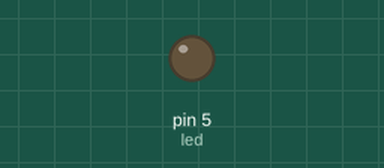
The sketch below on a simulated Arduino Uno, built with avr-gcc and run on an emulated ATmega328P. Parts: output pins drawn as LEDs (lit = HIGH).

Above: at 0.05 s.
At 1.6 s:
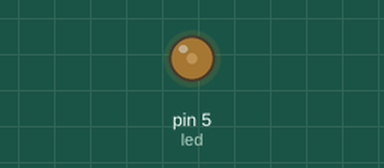
At 3.2 s:
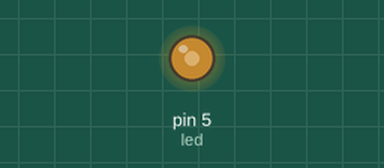
At 6.4 s:
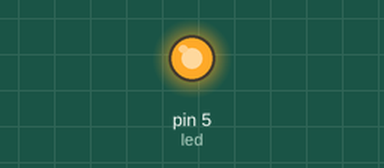
Timing chart, 0 to 8.3 s (numbered marks = the images above):
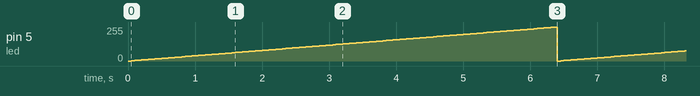

The sketch:

led_brightens_control_by_code.ino
```cpp
#define led 5

int brightnessLVL = 0;
int brightnesSTEP = 2;

void setup() {
  pinMode(led, OUTPUT);
}

void loop() {
  analogWrite(led, brightnessLVL);
  brightnessLVL = brightnessLVL + brightnesSTEP;
  if (brightnessLVL == 255) {
    brightnessLVL = 0;
  }
  delay(50);
}
```

Measured:
- by itself, pin 5 (led): ramps from 0/255 to 254/255 and jumps back, once every 6.4 s
